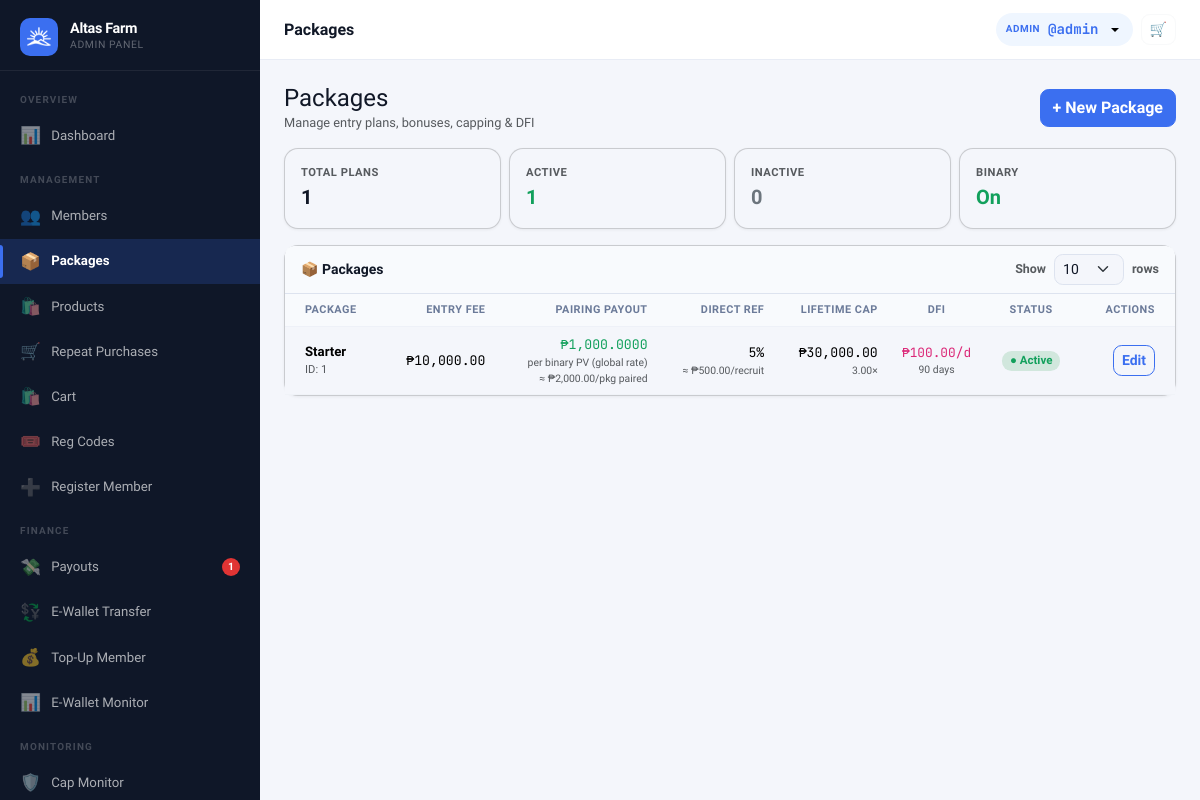
/?page=admin_packages (signed in), run on the app's committed database.
### tables this page shows
CREATE TABLE settings (
  key_name   VARCHAR(80) NOT NULL PRIMARY KEY,
  value      TEXT        NOT NULL,
  updated_at TIMESTAMP DEFAULT CURRENT_TIMESTAMP ON UPDATE CURRENT_TIMESTAMP
);

CREATE TABLE users (
  id                INT UNSIGNED AUTO_INCREMENT PRIMARY KEY,
  username          VARCHAR(40)  NOT NULL UNIQUE,
  password_hash     VARCHAR(255) NOT NULL,
  role              ENUM('member','admin') NOT NULL DEFAULT 'member',
  package_id        INT UNSIGNED NULL,
  reg_code_id           INT UNSIGNED NULL,
  reg_payment_method    ENUM('code','ewallet','pending') NOT NULL DEFAULT 'code',
  reg_paid_by           INT UNSIGNED NULL,

   
  sponsor_id        INT UNSIGNED NULL,
  binary_parent_id  INT UNSIGNED NULL,
  binary_position   ENUM('left','right') NULL,

   
  left_count        INT UNSIGNED NOT NULL DEFAULT 0,
  right_count       INT UNSIGNED NOT NULL DEFAULT 0,
  pairs_paid        INT UNSIGNED NOT NULL DEFAULT 0,
  pairs_flushed     INT UNSIGNED NOT NULL DEFAULT 0,
  pairs_paid_today  INT UNSIGNED NOT NULL DEFAULT 0,   

   
  left_pv           DECIMAL(14,2) NOT NULL DEFAULT 0.00 COMMENT 'Accumulated PV on left binary leg',
  right_pv          DECIMAL(14,2) NOT NULL DEFAULT 0.00 COMMENT 'Accumulated PV on right binary leg',
  paired_pv         DECIMAL(14,2) NOT NULL DEFAULT 0.00 COMMENT 'Total paired PV lifetime',
  paired_pv_today   DECIMAL(14,2) NOT NULL DEFAULT 0.00 COMMENT 'Paired PV today (reset by midnight cron)',
  flushed_pv        DECIMAL(14,2) NOT NULL DEFAULT 0.00 COMMENT 'PV flushed in binary pairing',
  personal_pv       DECIMAL(14,2) NOT NULL DEFAULT 0.00 COMMENT 'Personal sales PV from downline product purchases',
  group_pv          DECIMAL(14,2) NOT NULL DEFAULT 0.00 COMMENT 'Group sales PV from downline',
  rank_royalty      ENUM('qa','supervisor','manager','director','chairman') NULL DEFAULT NULL COMMENT 'Royalty Bonus leadership rank',

   
  lifetime_earned       DECIMAL(14,2) NOT NULL DEFAULT 0.00,
  cap_status            ENUM('active','capped','perminact') NOT NULL DEFAULT 'active',
  capping_bypass        TINYINT(1)   NOT NULL DEFAULT 0,
  daily_cap_bypass      TINYINT(1)   NOT NULL DEFAULT 0,
  capped_at             TIMESTAMP NULL,
  last_reactivation_at  TIMESTAMP NULL,
  dfi_days_used         INT UNSIGNED NOT NULL DEFAULT 0,
  dfi_active            TINYINT(1)   NOT NULL DEFAULT 1,
  cd_active             TINYINT(1)   NOT NULL DEFAULT 0,
  ewallet_sent_today      DECIMAL(12,2) NOT NULL DEFAULT 0.00,
  ewallet_sent_this_week  DECIMAL(12,2) NOT NULL DEFAULT 0.00,

   
  full_name         VARCHAR(120) NULL,
  email             VARCHAR(120) NULL,
  mobile            VARCHAR(20)  NULL,
  gcash_number       VARCHAR(20)  NULL,
  maya_number        VARCHAR(20)  NULL,
  usdt_trc20_address VARCHAR(100) NULL,
  usdt_bep20_address VARCHAR(100) NULL,
  address            TEXT         NULL,
  photo             VARCHAR(200) NULL,

  ewallet_balance       DECIMAL(14,2) NOT NULL DEFAULT 0.00,
  withdrawable_balance  DECIMAL(14,2) NOT NULL DEFAULT 0.00,
  status                ENUM('active','suspended','pending') NOT NULL DEFAULT 'active',
  joined_at         TIMESTAMP DEFAULT CURRENT_TIMESTAMP,
  last_login        TIMESTAMP NULL,

  FOREIGN KEY (sponsor_id)       REFERENCES users(id) ON DELETE SET NULL,
  FOREIGN KEY (binary_parent_id) REFERENCES users(id) ON DELETE SET NULL,
  FOREIGN KEY (package_id)       REFERENCES packages(id) ON DELETE SET NULL
);

CREATE TABLE packages (
  id                        INT UNSIGNED AUTO_INCREMENT PRIMARY KEY,
  name                      VARCHAR(80)      NOT NULL,
  entry_fee                 DECIMAL(12,2)    NOT NULL,
  package_pv_rate           DECIMAL(14,2)    NOT NULL DEFAULT 10.00 COMMENT 'Absolute PV amount (not a percentage) — basis for direct/indirect/DFI/binary PV',
  binary_pv_pct             DECIMAL(5,2)     NOT NULL DEFAULT 20.00 COMMENT 'Percentage of Package PV that becomes binary PV',
   
  pairing_bonus             DECIMAL(12,2)    NOT NULL DEFAULT 0.00,
  daily_pair_cap            TINYINT UNSIGNED NOT NULL DEFAULT 3,
   
  pairing_pv_pct            DECIMAL(5,2)     NOT NULL DEFAULT 0.00 COMMENT 'Pairing bonus = paired_pv * (pairing_pv_pct/100) * pv_per_peso_rate',
  daily_pair_pv_cap         DECIMAL(14,2)    NOT NULL DEFAULT 0.00 COMMENT 'Max paired PV per member per day',
   
  direct_ref_bonus          DECIMAL(12,2)    NOT NULL DEFAULT 0.00,
   
  direct_ref_pv_pct         DECIMAL(5,2)     NOT NULL DEFAULT 0.00 COMMENT 'Direct referral bonus = package_pv * (direct_ref_pv_pct/100) * pv_per_peso_rate',
   
  lifetime_cap_multiplier   DECIMAL(5,2)     NOT NULL DEFAULT 3.00,
  reactivation_fee          DECIMAL(12,2)    NOT NULL DEFAULT 0.00,
  reactivation_window_days  INT              NOT NULL DEFAULT 15,
  daily_fixed_income        DECIMAL(12,2)    NOT NULL DEFAULT 0.00,
  daily_fixed_income_days   INT              NOT NULL DEFAULT 90,
  dfi_pv_pct                DECIMAL(5,2)     NOT NULL DEFAULT 0.00 COMMENT 'DFI = package_pv * dfi_pv_pct * pv_per_peso_rate (0 = use fixed daily_fixed_income)',
  personal_pv_requirement   DECIMAL(14,2)    NOT NULL DEFAULT 0.00 COMMENT 'Per-package personal PV gate for repeat purchase commissions',
  status                    ENUM('active','inactive') NOT NULL DEFAULT 'active',
  created_at                TIMESTAMP DEFAULT CURRENT_TIMESTAMP
);

### views/admin/packages.php (the view, shortened to what the rows shown need)
<?php require 'views/partials/head.php'; ?>
<?php require 'views/partials/sidebar_admin.php'; ?>
<div class="main-content">
  <?php require 'views/partials/topbar.php'; ?>
  <div class="page-content">
    <?php
    $activePkg = count(array_filter(Package::all() ?: [], fn($p) => $p['status'] === 'active'));
    $binaryEnabled = setting('binary_enabled', '1') === '1';
    ?>
    <div class="row g-2 mb-3">
      <div class="col-6 col-md-3">
        <div class="card p-3">
          <div class="text-muted" style="font-size:.7rem;font-weight:700;text-transform:uppercase;letter-spacing:.5px;">Active</div>
          <div class="fw-bold fs-5 text-success"><?= $activePkg ?></div>
        </div>
      </div>
    </div>
    <div class="card">
      <div class="table-responsive">
        <table class="table table-hover align-middle mb-0" id="pkgTable">
          <thead style="background:#f8fafc;">
            <tr>
              <th style="padding-left:1.25rem;">Package</th>
              <th class="text-end">Entry Fee</th>
              <?php if ($binaryEnabled): ?><th class="text-end">Pairing Payout</th><?php endif; ?>
              <th class="text-end">Direct Ref</th>
              <th class="text-end">Lifetime Cap</th>
              <?php if (setting('dfi_enabled', '1') === '1'): ?><th class="text-center">DFI</th><?php endif; ?>
              <th class="text-center">Status</th>
              <th class="text-end" style="padding-right:1.25rem;width:100px;">Actions</th>
            </tr>
          </thead>
          <tbody>
            <?php if (empty($packages['data'])): ?>
              <tr>
                <td colspan="<?= $binaryEnabled ? '8' : '7' ?>" class="text-center py-5 text-muted">
                  <div style="font-size:2rem;opacity:.3;margin-bottom:.5rem;">📦</div>
                  <div>No packages yet.</div>
                  <div style="font-size:.8rem;">Click <strong>+ New Package</strong> to create your first plan.</div>
                </td>
              </tr>
            <?php else: ?>
              <?php foreach ($packages['data'] as $pkg):
                $lifetimeCap = (float)$pkg['entry_fee'] * (float)$pkg['lifetime_cap_multiplier'];
                $hasDfi      = Package::hasDfi((int)$pkg['id']);
                $dfiAmount   = Package::dailyFixedIncome((int)$pkg['id']);
                $dfiPvPct    = (float)$pkg['dfi_pv_pct'];
              ?>
                <tr>
                  <td style="padding-left:1.25rem;">
                    <div class="fw-semibold"><?= e($pkg['name']) ?></div>
                    <div class="text-muted" style="font-size:.7rem;">ID: <?= (int)$pkg['id'] ?></div>
                  </td>
                  <td class="text-end font-mono"><?= fmt_money($pkg['entry_fee']) ?></td>
                  <?php if ($binaryEnabled): ?>
                    <?php $binaryPv = Package::binaryPackagePv((int)$pkg['id']); $pvRate = (float)setting('pv_per_peso_rate', '1.0000'); $pairPeso = $binaryPv * $pvRate; ?>
                    <td class="text-end">
                      <div class="font-mono" style="color:var(--success);">₱<?= number_format($pvRate, 4) ?></div>
                      <div class="text-muted" style="font-size:.65rem;">per binary PV (global rate)</div>
                      <div class="text-muted" style="font-size:.65rem;">≈ <?= fmt_money($pairPeso) ?>/pkg paired</div>
                    </td>
                  <?php endif; ?>
                  <?php $pkgPv = Package::packagePv((int)$pkg['id']); $directPeso = Package::directReferralBonus($pkgPv, (int)$pkg['id']); ?>
                  <td class="text-end">
                    <div class="font-mono"><?= (float)$pkg['direct_ref_pv_pct'] ?>%</div>
                    <div class="text-muted" style="font-size:.65rem;">≈ <?= fmt_money($directPeso) ?>/recruit</div>
                  </td>
                  <td class="text-end">
                    <div class="font-mono"><?= fmt_money($lifetimeCap) ?></div>
                    <div class="text-muted" style="font-size:.65rem;"><?= $pkg['lifetime_cap_multiplier'] ?>×</div>
                  </td>
                  <?php if (setting('dfi_enabled', '1') === '1'): ?>
                  <td class="text-center">
                    <?php if ($hasDfi): ?>
                      <div class="font-mono" style="font-size:.8rem;color:#db2777;"><?= fmt_money($dfiAmount) ?>/d</div>
                      <?php if ($dfiPvPct > 0): ?>
                        <div class="text-muted" style="font-size:.65rem;"><?= $dfiPvPct ?>% of PV · <?= (int)$pkg['daily_fixed_income_days'] ?> days</div>
                      <?php else: ?>
                        <div class="text-muted" style="font-size:.65rem;"><?= (int)$pkg['daily_fixed_income_days'] ?> days</div>
                      <?php endif; ?>
                    <?php else: ?>
                      <span class="text-muted" style="font-size:.8rem;">—</span>
                    <?php endif; ?>
                  </td>
                  <?php endif; ?>
                  <td class="text-center">
                    <?php if ($pkg['status'] === 'active'): ?>
                      <span class="badge bg-success-subtle text-success" style="font-size:.72rem;">● Active</span>
                    <?php else: ?>
                      <span class="badge bg-secondary-subtle text-secondary" style="font-size:.72rem;">○ Inactive</span>
                    <?php endif; ?>
                  </td>
                  <td class="text-end" style="padding-right:1.25rem;">
                    <a href="<?= APP_URL ?>/?page=admin_packages&edit=<?= (int)$pkg['id'] ?>" class="btn btn-sm btn-outline-primary">Edit</a>
                  </td>
                </tr>
              <?php endforeach; ?>
            <?php endif; ?>
          </tbody>
        </table>
      </div>
    </div>
  </div>
</div>
<?php require 'views/partials/footer.php'; ?>

### views/partials/sidebar_admin.php (shortened to what the rows shown need)
<?php
$cp = current_page();
$user = Auth::user();
$initial = strtoupper(substr($user['username'] ?? 'A', 0, 1));
$pendingPayouts = (int)db()->query("SELECT COUNT(*) FROM payout_requests WHERE status='pending'")->fetchColumn();
$pendingMembers = (int)db()->query("SELECT COUNT(*) FROM users WHERE role='member' AND status='pending'")->fetchColumn();
function renderAdminNav($cp, $user, $initial, $pendingPayouts, $pendingMembers)
{ ?>
  <div class="sidebar-brand">
    <div>
      <div class="brand-name"><?= e(setting('site_name', APP_NAME)) ?></div>
      <div class="brand-sub">Admin Panel</div>
    </div>
  </div>
    <?php if (setting('dfi_enabled', '1') === '1'): ?>
    <a href="<?= APP_URL ?>/?page=admin_dfi" class="nav-item-link <?= $cp === 'admin_dfi' ? 'active' : '' ?>">
      <span class="nav-icon">📅</span> DFI Admin
    </a>
    <?php endif; ?>
<?php } ?>
<div class="sidebar d-none d-lg-flex flex-column">
  <?php renderAdminNav($cp, $user, $initial, $pendingPayouts, $pendingMembers); ?>
</div>

### views/partials/topbar.php (shortened to what the rows shown need)
<?php
if (isset($_GET['page']) && $_GET['page'] === 'admin_user_view' && !empty($_GET['id']) && Auth::isAdmin()) {
  $user = getUserById((int)$_GET['id']);
  if (!$user) {
    flash('error', 'User not found.');
    redirect('/?page=admin_users');
  }
} else {
  $user = Auth::user();
}
?>
<div class="topbar-wrapper no-print">
  <div class="d-flex align-items-center gap-2">
    <div class="dropdown">
      <button class="topbar-balance border-0 dropdown-toggle" type="button"
        data-bs-toggle="dropdown" aria-expanded="false"
        title="<?= e($user['username'] ?? '') ?>" style="cursor:pointer;">
        <span class="bal-label"><?= Auth::isAdmin() ? 'Admin' : 'User' ?></span>
        <span class="bal-amount">@<?= e($user['username'] ?? '') ?></span>
      </button>
    </div>
  </div>
</div>

### data on the page
settings: value "Altas Farm"
users: username "admin"
packages: status "1", name "Starter", id "1", entry_fee "₱10,000.00", pvRate "1,000.0000", fmt_money($pairPeso) "₱2,000.00", direct_ref_pv_pct "5", fmt_money($directPeso) "₱500.00", fmt_money($lifetimeCap) "₱30,000.00", lifetime_cap_multiplier "3.00", fmt_money($dfiAmount) "₱100.00", daily_fixed_income_days "90", shows "● Active"

### other printed values
$pendingPayouts "1"
$pageTitle "Packages"
$totalPkg "1"
$totalPkg - $activePkg "0"
form field per_page "10"
